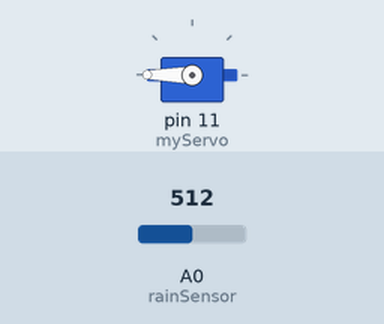
Simulated run of this sketch. Board: Arduino Uno, built with avr-gcc and run on an emulated ATmega328P. Shown: servo. The inputs (shaded band) are chosen by the test bench; at power-on: A0 (rainSensor) = 512.

Above: at 1.3 s.
1.4 s: A0 (rainSensor) set to 407
2.9 s: A0 (rainSensor) set to 391
At 3.7 s:
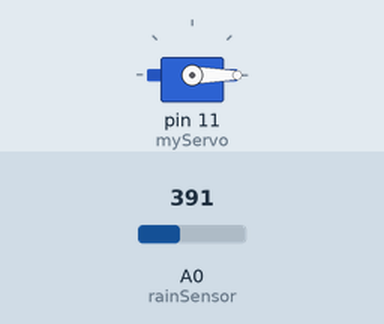
4.5 s: A0 (rainSensor) set to 410
At 4.9 s:
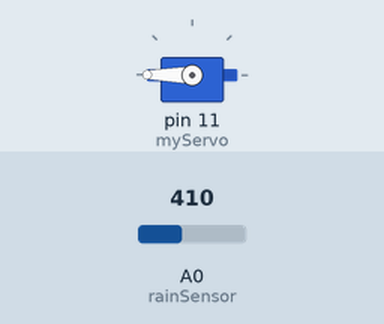
6.0 s: A0 (rainSensor) set to 390
At 7.2 s:
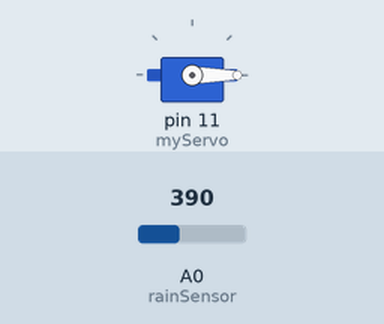
Timing chart, 0 to 8.5 s (numbered marks = the images above; inputs shaded):
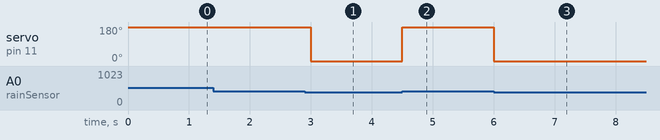

Measured:
- the behaviour switches between 400 and 399 on A0 (rainSensor) (found by bisection; images 0 and 1)
- after the input at 1.4 s, every drawn part: stays the same
- after the input at 2.9 s, servo on pin 11 (myServo): 180° → 0° after 0.10 s
- after the input at 4.5 s, servo on pin 11 (myServo): 0° → 180° at once
- after the input at 6.0 s, servo on pin 11 (myServo): 180° → 0° at once

The sketch:

jemuran_otomatis.ino
```cpp
#include <Servo.h>

int rainSensor = A0;
int threshold = 400;
int servoPos = 90;
Servo myServo;

void setup() {
  pinMode(rainSensor, INPUT);
  myServo.attach(11);
  myServo.write(servoPos);

}

void loop() {
 int sensor = analogRead(rainSensor);

 if (sensor < threshold){
  servoPos = 0;
 }else{
  servoPos = 180;
 }

  myServo.write(servoPos);
  delay(500);
}
```
